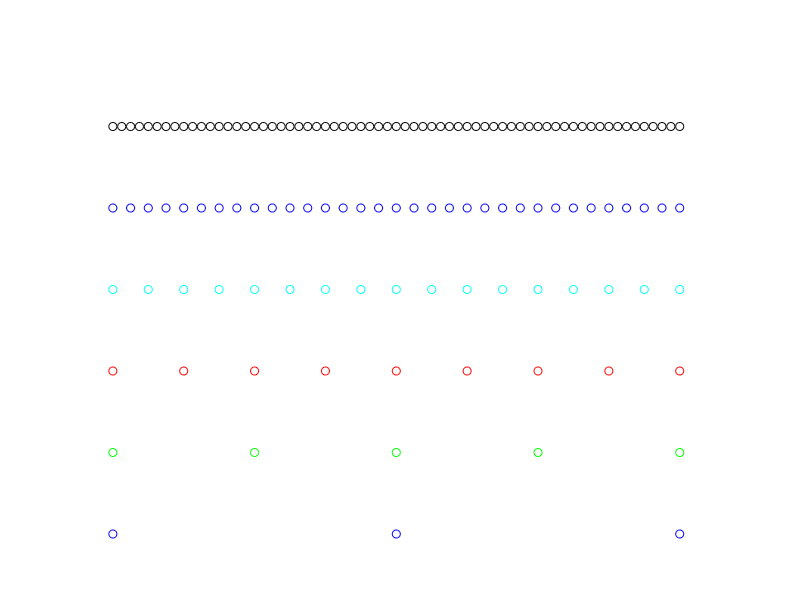
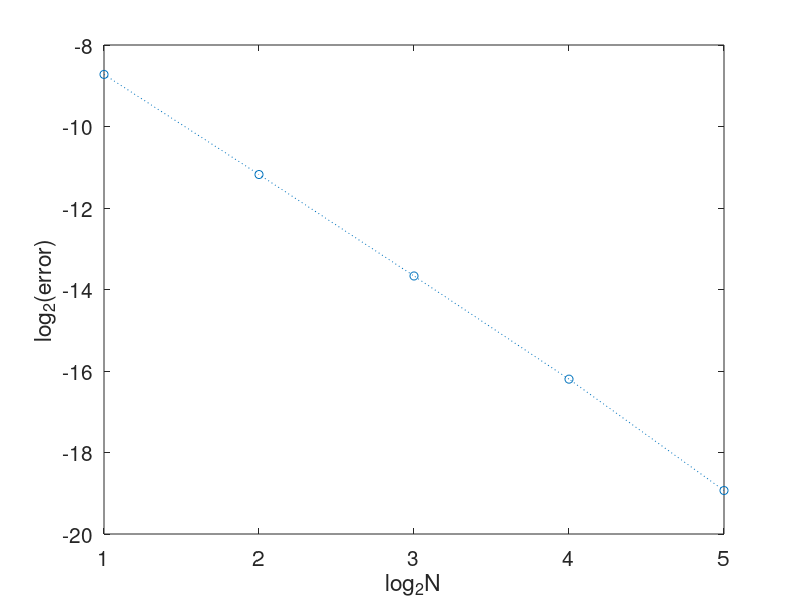

Source code (MATLAB) for these figures, in order:
close all
clear all

%-----------------------------------
% One-dimensional integration from a to b
% by the Simpson rule
%
% will compute the integral for a
% cascace of divisions up to Nmax
%-----------------------------------

p = 5;
p = 6;

Nmax=2^p;

a = 0.0;
b = 1.0;

h = (b-a)/Nmax;

%---
% function values
%---

for i=1:Nmax+1
 x = a+(i-1.0)*h;
 f(i) = cos(pi*x);
 f(i) = cos(2*pi*x);
 f(i) = sin(2*pi*x);
 f(i) = 1.0;
 f(i) = x;
 f(i) = x^2;
 f(i) = exp(-x*x);
 f(i) = exp(-cos(0.5*pi*x)^8);
 f(i) = x^1.5;
end

hold on;

%----
% loop over grids
%----

%~~~
for j=1:p
%~~~

 N=2^j;
 fc = Nmax/N;
 h = (b-a)/N;

  pltx(1) = 1;
  plty(1) = 0.2*j;

  if(j==1) plot(pltx,plty,'bo'); end;
  if(j==2) plot(pltx,plty,'go'); end;
  if(j==3) plot(pltx,plty,'ro'); end;
  if(j==4) plot(pltx,plty,'co'); end;
  if(j==5) plot(pltx,plty,'bo'); end;
  if(j==6) plot(pltx,plty,'ko'); end;

 Ismp=f(1);
 weight = 4.0;

 for i=2:N
   k=1+(i-1)*fc;
   Ismp = Ismp+weight*f(k);
   if(weight>3.99)
     weight =2.0;
   else
     weight = 4.0;
   end
   pltx(1)=k;
   if(j==1) plot(pltx,plty,'bo'); end;
   if(j==2) plot(pltx,plty,'go'); end;
   if(j==3) plot(pltx,plty,'ro'); end;
   if(j==4) plot(pltx,plty,'co'); end;
   if(j==5) plot(pltx,plty,'bo'); end;
   if(j==6) plot(pltx,plty,'ko'); end;
 end

 Ismp = Ismp+f(Nmax+1);
 Ismp = Ismp*h/3.0;

 Isimp(j) = Ismp;
 xsimp(j)=j;

 pltx(1) = Nmax+1;

 if(j==1) plot(pltx,plty,'bo'); end;
 if(j==2) plot(pltx,plty,'go'); end;
 if(j==3) plot(pltx,plty,'ro'); end;
 if(j==4) plot(pltx,plty,'co'); end;
 if(j==5) plot(pltx,plty,'bo'); end;
 if(j==6) plot(pltx,plty,'ko'); end;

%~~~
end
%~~~

Isimp'

axis off

figure
plot(xsimp(1:p-1),log2(abs(Isimp(1:p-1)-Isimp(p))),'o:')
xlabel('log_2N','fontsize',15)
ylabel('log_2(error)','fontsize',15)
set(gca,'fontsize',15)
